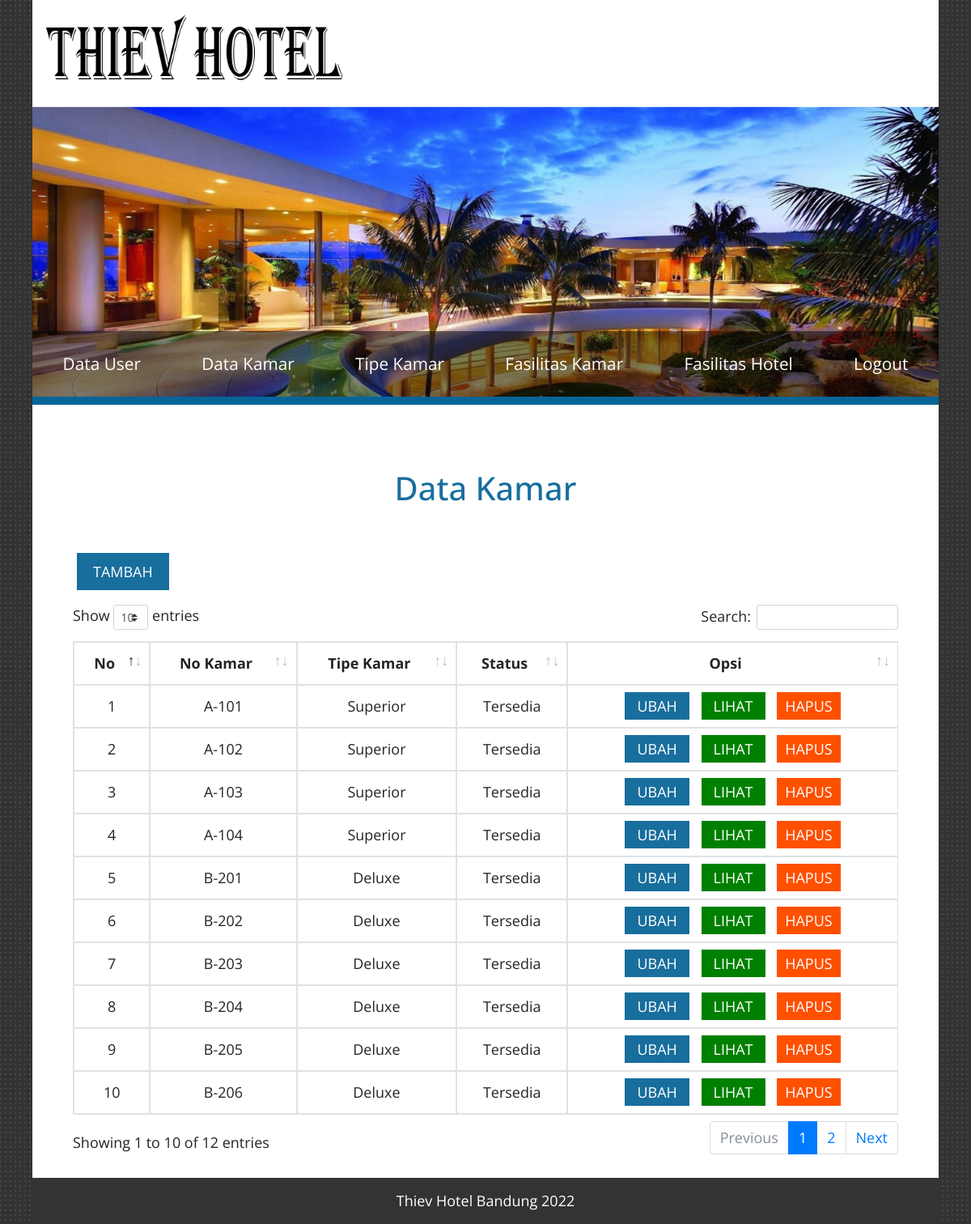
The page /teguh_halaman/teguh_administrator/teguh_kamar.php (signed in) on the database its author committed.
### tables this page shows
CREATE TABLE `teguh_kamar` (
  `teguh_id_kamar` int(11) NOT NULL,
  `teguh_no_kamar` varchar(50) NOT NULL,
  `teguh_id_tipe` int(11) NOT NULL,
  `teguh_status` varchar(100) NOT NULL,
  `teguh_lantai` varchar(50) NOT NULL
);

CREATE TABLE `teguh_tipe_kamar` (
  `teguh_id_tipe` int(11) NOT NULL,
  `teguh_tipe_kamar` varchar(50) NOT NULL,
  `teguh_deskripsi` varchar(150) NOT NULL,
  `teguh_fasilitas` varchar(100) NOT NULL,
  `teguh_harga` varchar(50) NOT NULL,
  `teguh_jumlah_bed` varchar(100) NOT NULL,
  `teguh_foto` varchar(100) NOT NULL
);

### teguh_halaman/teguh_administrator/teguh_kamar.php (the view, shortened to what this page needs)
<?php
include "teguh_header.php"; ?>
 <div class="tm-main-content no-pad-b">
<center><h1 class="tm-blue-text tm-margin-b-p">Data Kamar</h1></center>
<div class="table-responsive"><br>
<a class="tambah" href="teguh_tambah_kamar.php">TAMBAH</a>
    <br><br>
      <table id="dataTable" class="table table-bordered" border="3" align="center" width="100%" cellspacing="6">
        <thead>
  <tr>
      <th class="text-center">No</th>
      <th class="text-center">No Kamar</th>
	  <th class="text-center">Tipe Kamar</th>
      <th class="text-center">Status</th>
	  <th class="text-center">Opsi</th>
  </tr>
</thead>
<tbody>
<?php
      $no = 1;
      $teguh_data = mysqli_query($teguh_koneksi,"SELECT * FROM teguh_kamar INNER JOIN teguh_tipe_kamar ON teguh_tipe_kamar.teguh_id_tipe = teguh_kamar.teguh_id_tipe");
        if (mysqli_num_rows($teguh_data) > 0) {
        while($teguh_dk = mysqli_fetch_array($teguh_data)){
            ?>
            <tr align="center">
        <td><?php echo $no++; ?></td>
        <td><?php echo $teguh_dk['teguh_no_kamar']; ?></td>
        <td><?php echo $teguh_dk['teguh_tipe_kamar']; ?></td>
        <td><?php echo $teguh_dk['teguh_status'] ?></td>
              <td>
            <a class="crud" style="text-decoration: none;" href="teguh_edit_kamar.php?teguh_id_kamar=<?php echo $teguh_dk['teguh_id_kamar']; ?>">UBAH</a>
            <a class="lihat" style="text-decoration: none;" href="teguh_lihat_kamar.php?teguh_id_kamar=<?php echo $teguh_dk['teguh_id_kamar']; ?>">LIHAT</a>
            <a class="hapus" style="text-decoration: none;" onClick="return confirm('Yakin akan menghapus kamar ini?');" href="teguh_hapus_kamar.php?teguh_id_kamar=<?php echo $teguh_dk['teguh_id_kamar']; ?>">HAPUS</a>
            </td>
            </tr>
            <?php
        }}else{
        ?>
        <tr>
            <td colspan="5" align="center">Data kamar tidak ada</td>
        </tr>
        <?php } ?>
    </table>
</div>
</div>
<br>
<?php
include 'teguh_footer.php'; ?>

### teguh_asset/teguh_css/teguh_style.css (style rules this page uses)
.text-center { text-align: center !important; }
.table { width: 100%; margin-bottom: 1rem; color: #212529; }
.table th, .table td { padding: 0.75rem; vertical-align: top; border-top: 1px solid #dee2e6; }
.table thead th { vertical-align: bottom; border-bottom: 2px solid #dee2e6; }
.table-bordered { border: 1px solid #dee2e6; }
.table-bordered th, .table-bordered td { border: 1px solid #dee2e6; }
.table-bordered thead th, .table-bordered thead td { border-bottom-width: 2px; }
.table-responsive { display: block; width: 100%; overflow-x: auto; -webkit-overflow-scrolling: touch; }
.table { border-collapse: collapse !important; }
.table td, .table th { background-color: #fff !important; }
.table-bordered th, .table-bordered td { border: 1px solid #dee2e6 !important; }

### teguh_asset/teguh_css/teguh_index_admin.css (style rules this page uses)
body { font-family: 'Open Sans', Helvetica, Arial, sans-serif; font-size: 18px; background: url('../teguh_image/bg.jpg'); padding: 0 15px; overflow-x: hidden; }
a, button { transition: all 0.3s ease; }
h1, h2, h3, h4, h5, h6 { line-height: 1.4; }
.tm-blue-text { color: #186e9d; }
.tm-site-name, { color: black; text-shadow: 0px 3px 2px rgba(62,62,62,1); }
.tm-main-content { padding: 35px 30px; }
.tm-margin-b-p, p.tm-margin-b-p { margin-bottom: 35px; }
.no-pad-b { padding-bottom: 0; }
@media (min-width: 576px) { .tm-main-content { padding: 75px 50px 70px; } }
@media (min-width: 576px) { .tm-main-content.no-pad-b { padding: 75px 50px 0; } }

### teguh_asset/teguh_css/datatables.css (style rules this page uses)
table.dataTable { clear: both; margin-top: 6px !important; margin-bottom: 6px !important; max-width: none !important; border-collapse: separate !important; border-spacing: 0; }
table.dataTable td, table.dataTable th { -webkit-box-sizing: content-box; box-sizing: content-box; }
table.dataTable > thead > tr > th:not(.sorting_disabled), table.dataTable > thead > tr > td:not(.sorting_disabled) { padding-right: 30px; }
table.dataTable > thead .sorting, table.dataTable > thead .sorting_asc, table.dataTable > thead .sorting_desc, table.dataTable > thead .sorting_asc_disabled, table.dataTable > thead .sorting_desc_disabled { cursor: pointer; position: relative; }
table.dataTable > thead .sorting:before, table.dataTable > thead .sorting:after, table.dataTable > thead .sorting_asc:before, table.dataTable > thead .sorting_asc:after, table.dataTable > thead .sorting_desc:before, table.dataTable > thead .sorting_desc:after, table.dataTable > thead .sorting_asc_disabled:before, table.dataTable > thead .sorting_asc_disabled:after, table.dataTable > thead .sorting_desc_disabled:before, table.dataTable > thead .sorting_desc_disabled:after { position: absolute; bottom: 0.9em; display: block; opacity: 0.3; }
table.dataTable > thead .sorting:before, table.dataTable > thead .sorting_asc:before, table.dataTable > thead .sorting_desc:before, table.dataTable > thead .sorting_asc_disabled:before, table.dataTable > thead .sorting_desc_disabled:before { right: 1em; content: "↑"; }
table.dataTable > thead .sorting:after, table.dataTable > thead .sorting_asc:after, table.dataTable > thead .sorting_desc:after, table.dataTable > thead .sorting_asc_disabled:after, table.dataTable > thead .sorting_desc_disabled:after { right: 0.5em; content: "↓"; }
table.dataTable > thead .sorting_asc:before, table.dataTable > thead .sorting_desc:after { opacity: 1; }
table.table-bordered.dataTable { border-right-width: 0; }
table.table-bordered.dataTable th, table.table-bordered.dataTable td { border-left-width: 0; }
table.table-bordered.dataTable th:last-child, table.table-bordered.dataTable th:last-child, table.table-bordered.dataTable td:last-child, table.table-bordered.dataTable td:last-child { border-right-width: 1px; }
table.table-bordered.dataTable tbody th, table.table-bordered.dataTable tbody td { border-bottom-width: 0; }

### teguh_halaman/teguh_administrator/teguh_kamar.php (style rules this page uses)
.crud { padding: 5px 15px; margin: 5px ; text-align: center; color: white; background-color: #186e9d; cursor: pointer; }
.tambah { padding: 11px 20px; margin: 5px ; text-align: center; color: white; background-color: #186e9d; cursor: pointer; }
.lihat { padding: 5px 15px; margin: 5px ; text-align: center; color: white; background-color: green; cursor: pointer; }
.hapus { padding: 5px 10px; margin: 5px ; background-color: #ff5000; text-align: center; color: white; }

### rows shown on the page
teguh_kamar: teguh_no_kamar "A-101", teguh_tipe_kamar.teguh_tipe_kamar "Superior", teguh_status "Tersedia"
teguh_kamar: teguh_no_kamar "A-102", teguh_tipe_kamar.teguh_tipe_kamar "Superior", teguh_status "Tersedia"
teguh_kamar: teguh_no_kamar "A-103", teguh_tipe_kamar.teguh_tipe_kamar "Superior", teguh_status "Tersedia"
teguh_kamar: teguh_no_kamar "A-104", teguh_tipe_kamar.teguh_tipe_kamar "Superior", teguh_status "Tersedia"
teguh_kamar: teguh_no_kamar "B-201", teguh_tipe_kamar.teguh_tipe_kamar "Deluxe", teguh_status "Tersedia"
teguh_kamar: teguh_no_kamar "B-202", teguh_tipe_kamar.teguh_tipe_kamar "Deluxe", teguh_status "Tersedia"
teguh_kamar: teguh_no_kamar "B-203", teguh_tipe_kamar.teguh_tipe_kamar "Deluxe", teguh_status "Tersedia"
teguh_kamar: teguh_no_kamar "B-204", teguh_tipe_kamar.teguh_tipe_kamar "Deluxe", teguh_status "Tersedia"
teguh_kamar: teguh_no_kamar "B-205", teguh_tipe_kamar.teguh_tipe_kamar "Deluxe", teguh_status "Tersedia"
teguh_kamar: teguh_no_kamar "B-206", teguh_tipe_kamar.teguh_tipe_kamar "Deluxe", teguh_status "Tersedia"
